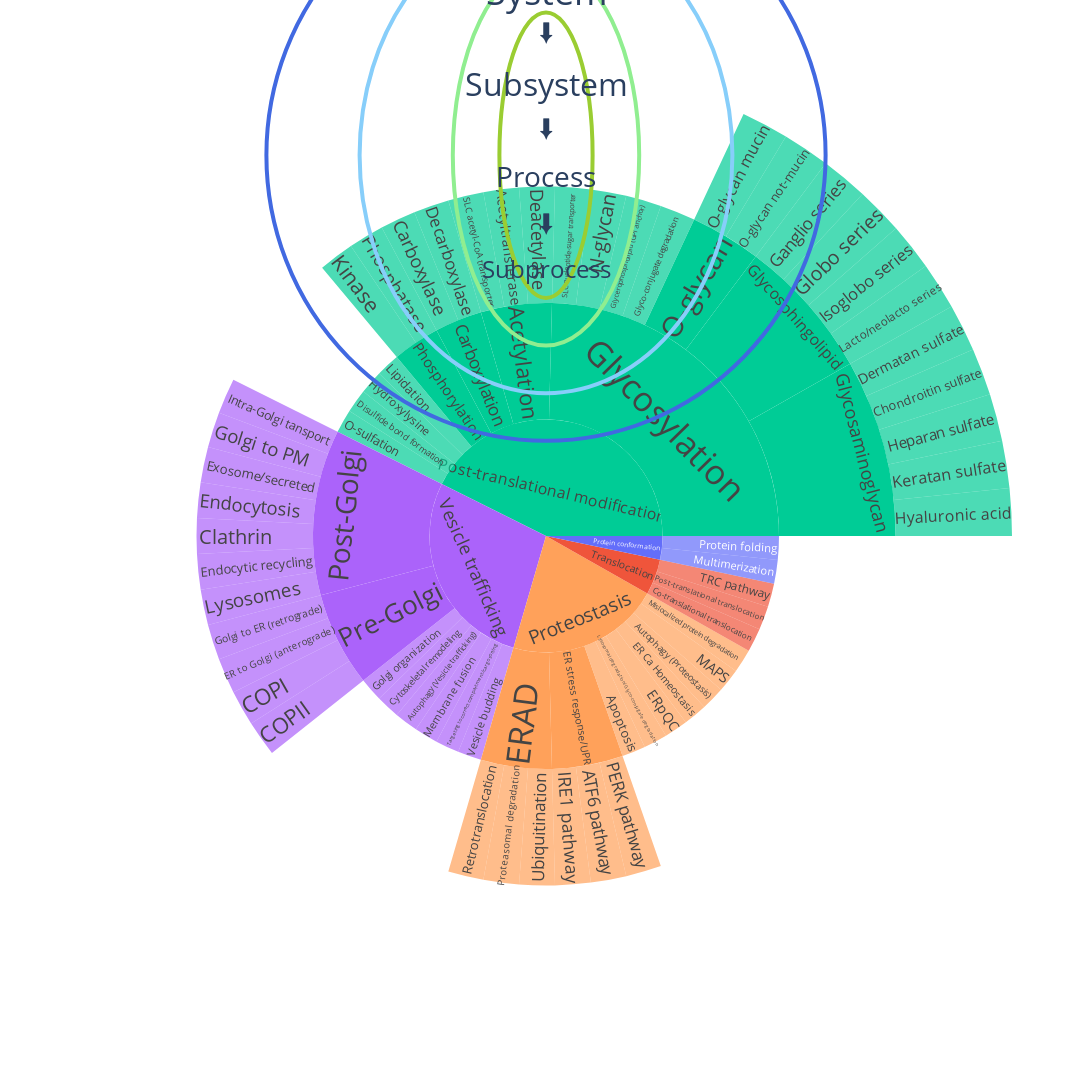

Notebook cell for this chart:
### Code cell
# Generate the Sunburst Plot
fig = px.sunburst(ontology, path=['System', 'Subsystem', 'Process', 'Subprocess'],
                  color='System',
                  color_discrete_map=system_colors)

# Add custom annotations for hierarchy legend with downward arrows
annotations = [
    dict(x=0.5, y=1.1, showarrow=False, text="System", font=dict(size=36), xanchor='center'),
    dict(x=0.5, y=1.05, showarrow=False, text="⬇", font=dict(size=24), xanchor='center'),
    dict(x=0.5, y=1, showarrow=False, text="Subsystem", font=dict(size=32), xanchor='center'),
    dict(x=0.5, y=0.95, showarrow=False, text="⬇", font=dict(size=24), xanchor='center'),
    dict(x=0.5, y=0.9, showarrow=False, text="Process", font=dict(size=28), xanchor='center'),
    dict(x=0.5, y=0.85, showarrow=False, text="⬇", font=dict(size=24), xanchor='center'),
    dict(x=0.5, y=0.8, showarrow=False, text="Subprocess", font=dict(size=24), xanchor='center')
]

# Add circles to reflect the hierarchy (from largest to smallest)
shapes = [
    dict(type="circle", xref="paper", yref="paper", 
         x0=0.2, y0=0.6, x1=0.8, y1=1.2,
         line=dict(color="RoyalBlue", width=4)),
    dict(type="circle", xref="paper", yref="paper", 
         x0=0.3, y0=0.65, x1=0.7, y1=1.15,
         line=dict(color="LightSkyBlue", width=4)),
    dict(type="circle", xref="paper", yref="paper", 
         x0=0.4, y0=0.7, x1=0.6, y1=1.1,
         line=dict(color="LightGreen", width=4)),
    dict(type="circle", xref="paper", yref="paper", 
         x0=0.45, y0=0.75, x1=0.55, y1=1.05,
         line=dict(color="YellowGreen", width=4))
]

# Update the layout to include annotations and shapes
fig.update_layout(
    width=2400,
    height=2000,
    font=dict(size=34),
    plot_bgcolor='rgba(0,0,0,0)',  # Transparent plot background
    paper_bgcolor='rgba(0,0,0,0)',  # Transparent paper background
    annotations=annotations,  # Add custom annotations
    shapes=shapes  # Add circles representing the hierarchy
)

# Save as interactive HTML and SVG files
fig.write_html("Plots/sunburst_subsystems.html")
fig.write_image("Plots/sunburst_subsystems.svg", format='svg', width=1200, height=1000)

# Show the plot
fig.show()

### Figure 1 — Plotly figure (JSON) as saved in the notebook; plotly's stock layout.template omitted (floating-point values rounded to 4 significant figures)
{"data": [{"branchvalues": "total", "customdata": [["Vesicle trafficking"], ["Proteostasis"], ["Vesicle trafficking"], ["Vesicle trafficking"], ["Post-translational modifications"], ["Post-translational modifications"], ["Post-translational modifications"], ["Post-translational modifications"], ["Vesicle trafficking"], ["Vesicle trafficking"], ["Vesicle trafficking"], ["Post-translational modifications"], ["Post-translational modifications"], ["Vesicle trafficking"], ["Post-translational modifications"], ["Vesicle trafficking"], ["Vesicle trafficking"], ["Vesicle trafficking"], ["Post-translational modifications"], ["Post-translational modifications"], ["Post-translational modifications"], ["Post-translational modifications"], ["Post-translational modifications"], ["Proteostasis"], ["Post-translational modifications"], ["Post-translational modifications"], ["Post-translational modifications"], ["Post-translational modifications"], ["Proteostasis"], ["Proteostasis"], ["Proteostasis"], ["Post-translational modifications"], ["Post-translational modifications"], ["Post-translational modifications"], ["Vesicle trafficking"], ["Post-translational modifications"], ["Proteostasis"], ["Proteostasis"], ["Post-translational modifications"], ["Post-translational modifications"], ["Post-translational modifications"], ["Post-translational modifications"], ["Post-translational modifications"], ["Post-translational modifications"], ["Proteostasis"], ["Post-translational modifications"], ["Post-translational modifications"], ["Vesicle trafficking"], ["Post-translational modifications"], ["Proteostasis"], ["Proteostasis"], ["Proteostasis"], ["Proteostasis"], ["Post-translational modifications"], ["Vesicle trafficking"], ["Translocation"], ["Post-translational modifications"], ["Vesicle trafficking"], ["Proteostasis"], ["Proteostasis"], ["Vesicle trafficking"], ["Proteostasis"], ["Protein conformation"], ["Post-translational modifications"], ["Post-translational modifications"], ["Vesicle trafficking"], ["Translocation"], ["Vesicle trafficking"], ["Protein conformation"], ["Translocation"], ["Vesicle trafficking"], ["Vesicle trafficking"], ["Post-translational modifications"], ["Protein conformation"], ["Proteostasis"], ["Translocation"], ["Vesicle trafficking"]], "domain": {"x": [0, 1], "y": [0, 1]}, "hovertemplate": "labels=%{label}<br>count=%{value}<br>parent=%{parent}<br>id=%{id}<br>System=%{customdata[0]}<extra></extra>", "ids": ["Vesicle trafficking/Post-Golgi/Intra-Golgi tansport", "Proteostasis/ER stress response/UPR/IRE1 pathway", "Vesicle trafficking/Post-Golgi/Golgi to PM", "Vesicle trafficking/Pre-Golgi/Golgi to ER (retrograde)", "Post-translational modifications/Glycosylation/Glycosphingolipid", "Post-translational modifications/Glycosylation/Glycosaminoglycan", "Post-translational modifications/Glycosylation/Glyco-conjugate degradation", "Post-translational modifications/Glycosylation/Glycerophospholipid (GPI anchor)", "Vesicle trafficking/Post-Golgi/Exosome/secreted", "Vesicle trafficking/Post-Golgi/Endocytosis", "Vesicle trafficking/Pre-Golgi/ER to Golgi (anterograde)", "Post-translational modifications/Carboxylation/Decarboxylase", "Post-translational modifications/Acetylation/Deacetylase", "Vesicle trafficking/Post-Golgi/Clathrin", "Post-translational modifications/Carboxylation/Carboxylase", "Vesicle trafficking/Post-Golgi/Endocytic recycling", "Vesicle trafficking/Pre-Golgi/COPI", "Vesicle trafficking/Pre-Golgi/COPII", "Post-translational modifications/Glycosylation/Glycosaminoglycan/Hyaluronic acid", "Post-translational modifications/Glycosylation/Glycosaminoglycan/Keratan sulfate", "Post-translational modifications/Glycosylation/Glycosphingolipid/Lacto/neolacto series", "Post-translational modifications/Glycosylation/Glycosphingolipid/Isoglobo series", "Post-translational modifications/Glycosylation/O-glycan/O-glycan not-mucin", "Proteostasis/ER stress response/UPR/ATF6 pathway", "Post-translational modifications/Acetylation/Acetyltransferase", "Post-translational modifications/Glycosylation/O-glycan/O-glycan mucin", "Post-translational modifications/Glycosylation/Glycosaminoglycan/Heparan sulfate", "Post-translational modifications/Glycosylation/Glycosphingolipid/Globo series", "Proteostasis/ERAD/Retrotranslocation", "Proteostasis/ER stress response/UPR/PERK pathway", "Proteostasis/ERAD/Proteasomal degradation", "Post-translational modifications/Phosphorylation/Phosphatase", "Post-translational modifications/Glycosylation/O-glycan", "Post-translational modifications/Acetylation", "Vesicle trafficking/Post-Golgi/Lysosomes", "Post-translational modifications/Phosphorylation/Kinase", "Proteostasis/ERAD/Ubiquitination", "Proteostasis/Apoptosis", "Post-translational modifications/Acetylation/SLC acetyl-CoA transporter", "Post-translational modifications/Glycosylation/N-glycan", "Post-translational modifications/Glycosylation/SLC nucleotide-sugar transporter", "Post-translational modifications/Glycosylation/Glycosaminoglycan/Chondroitin sulfate", "Post-translational modifications/Glycosylation/Glycosphingolipid/Ganglio series", "Post-translational modifications/Glycosylation/Glycosaminoglycan/Dermatan sulfate", "Proteostasis/Lysosomal degradation/Glyco-conjugate degradation", "Post-translational modifications/Lipidation", "Post-translational modifications/Hydroxylysine", "Vesicle trafficking/Golgi organization", "Post-translational modifications/Glycosylation", "Proteostasis/ERpQC", "Proteostasis/ERAD", "Proteostasis/ER stress response/UPR", "Proteostasis/ER Ca Homeostasis", "Post-translational modifications/Disulfide bond formation", "Vesicle trafficking/Cytoskeletal remodeling", "Translocation/Co-translational translocation", "Post-translational modifications/Carboxylation", "Vesicle trafficking/Autophagy (Vesicle trafficking)", "Proteostasis/Autophagy (Proteostasis)", "Proteostasis/MAPS", "Vesicle trafficking/Membrane fusion", "Proteostasis/Mislocalized protein degradation", "Protein conformation/Multimerization", "Post-translational modifications/O-sulfation", "Post-translational modifications/Phosphorylation", "Vesicle trafficking/Post-Golgi", "Translocation/Post-translational translocation", "Vesicle trafficking/Pre-Golgi", "Protein conformation/Protein folding", "Translocation/TRC pathway", "Vesicle trafficking/Targeting to correct compartment/cargo sorting", "Vesicle trafficking/Vesicle budding", "Post-translational modifications", "Protein conformation", "Proteostasis", "Translocation", "Vesicle trafficking"], "labels": ["Intra-Golgi tansport", "IRE1 pathway", "Golgi to PM", "Golgi to ER (retrograde)", "Glycosphingolipid", "Glycosaminoglycan", "Glyco-conjugate degradation", "Glycerophospholipid (GPI anchor)", "Exosome/secreted", "Endocytosis", "ER to Golgi (anterograde)", "Decarboxylase", "Deacetylase", "Clathrin", "Carboxylase", "Endocytic recycling", "COPI", "COPII", "Hyaluronic acid", "Keratan sulfate", "Lacto/neolacto series", "Isoglobo series", "O-glycan not-mucin", "ATF6 pathway", "Acetyltransferase", "O-glycan mucin", "Heparan sulfate", "Globo series", "Retrotranslocation", "PERK pathway", "Proteasomal degradation", "Phosphatase", "O-glycan", "Acetylation", "Lysosomes", "Kinase", "Ubiquitination", "Apoptosis", "SLC acetyl-CoA transporter", "N-glycan", "SLC nucleotide-sugar transporter", "Chondroitin sulfate", "Ganglio series", "Dermatan sulfate", "Lysosomal degradation/Glyco-conjugate degradation", "Lipidation", "Hydroxylysine", "Golgi organization", "Glycosylation", "ERpQC", "ERAD", "ER stress response/UPR", "ER Ca Homeostasis", "Disulfide bond formation", "Cytoskeletal remodeling", "Co-translational translocation", "Carboxylation", "Autophagy (Vesicle trafficking)", "Autophagy (Proteostasis)", "MAPS", "Membrane fusion", "Mislocalized protein degradation", "Multimerization", "O-sulfation", "Phosphorylation", "Post-Golgi", "Post-translational translocation", "Pre-Golgi", "Protein folding", "TRC pathway", "Targeting to correct compartment/cargo sorting", "Vesicle budding", "Post-translational modifications", "Protein conformation", "Proteostasis", "Translocation", "Vesicle trafficking"], "marker": {"colors": ["#AB63FA", "#FFA15A", "#AB63FA", "#AB63FA", "#00CC96", "#00CC96", "#00CC96", "#00CC96", "#AB63FA", "#AB63FA", "#AB63FA", "#00CC96", "#00CC96", "#AB63FA", "#00CC96", "#AB63FA", "#AB63FA", "#AB63FA", "#00CC96", "#00CC96", "#00CC96", "#00CC96", "#00CC96", "#FFA15A", "#00CC96", "#00CC96", "#00CC96", "#00CC96", "#FFA15A", "#FFA15A", "#FFA15A", "#00CC96", "#00CC96", "#00CC96", "#AB63FA", "#00CC96", "#FFA15A", "#FFA15A", "#00CC96", "#00CC96", "#00CC96", "#00CC96", "#00CC96", "#00CC96", "#FFA15A", "#00CC96", "#00CC96", "#AB63FA", "#00CC96", "#FFA15A", "#FFA15A", "#FFA15A", "#FFA15A", "#00CC96", "#AB63FA", "#EF553B", "#00CC96", "#AB63FA", "#FFA15A", "#FFA15A", "#AB63FA", "#FFA15A", "#636EFA", "#00CC96", "#00CC96", "#AB63FA", "#EF553B", "#AB63FA", "#636EFA", "#EF553B", "#AB63FA", "#AB63FA", "#00CC96", "#636EFA", "#FFA15A", "#EF553B", "#AB63FA"]}, "name": "", "parents": ["Vesicle trafficking/Post-Golgi", "Proteostasis/ER stress response/UPR", "Vesicle trafficking/Post-Golgi", "Vesicle trafficking/Pre-Golgi", "Post-translational modifications/Glycosylation", "Post-translational modifications/Glycosylation", "Post-translational modifications/Glycosylation", "Post-translational modifications/Glycosylation", "Vesicle trafficking/Post-Golgi", "Vesicle trafficking/Post-Golgi", "Vesicle trafficking/Pre-Golgi", "Post-translational modifications/Carboxylation", "Post-translational modifications/Acetylation", "Vesicle trafficking/Post-Golgi", "Post-translational modifications/Carboxylation", "Vesicle trafficking/Post-Golgi", "Vesicle trafficking/Pre-Golgi", "Vesicle trafficking/Pre-Golgi", "Post-translational modifications/Glycosylation/Glycosaminoglycan", "Post-translational modifications/Glycosylation/Glycosaminoglycan", "Post-translational modifications/Glycosylation/Glycosphingolipid", "Post-translational modifications/Glycosylation/Glycosphingolipid", "Post-translational modifications/Glycosylation/O-glycan", "Proteostasis/ER stress response/UPR", "Post-translational modifications/Acetylation", "Post-translational modifications/Glycosylation/O-glycan", "Post-translational modifications/Glycosylation/Glycosaminoglycan", "Post-translational modifications/Glycosylation/Glycosphingolipid", "Proteostasis/ERAD", "Proteostasis/ER stress response/UPR", "Proteostasis/ERAD", "Post-translational modifications/Phosphorylation", "Post-translational modifications/Glycosylation", "Post-translational modifications", "Vesicle trafficking/Post-Golgi", "Post-translational modifications/Phosphorylation", "Proteostasis/ERAD", "Proteostasis", "Post-translational modifications/Acetylation", "Post-translational modifications/Glycosylation", "Post-translational modifications/Glycosylation", "Post-translational modifications/Glycosylation/Glycosaminoglycan", "Post-translational modifications/Glycosylation/Glycosphingolipid", "Post-translational modifications/Glycosylation/Glycosaminoglycan", "Proteostasis", "Post-translational modifications", "Post-translational modifications", "Vesicle trafficking", "Post-translational modifications", "Proteostasis", "Proteostasis", "Proteostasis", "Proteostasis", "Post-translational modifications", "Vesicle trafficking", "Translocation", "Post-translational modifications", "Vesicle trafficking", "Proteostasis", "Proteostasis", "Vesicle trafficking", "Proteostasis", "Protein conformation", "Post-translational modifications", "Post-translational modifications", "Vesicle trafficking", "Translocation", "Vesicle trafficking", "Protein conformation", "Translocation", "Vesicle trafficking", "Vesicle trafficking", "", "", "", "", ""], "type": "sunburst", "values": [1, 1, 1, 1, 4, 5, 1, 1, 1, 1, 1, 1, 1, 1, 1, 1, 1, 1, 1, 1, 1, 1, 1, 1, 1, 1, 1, 1, 1, 1, 1, 1, 2, 3, 1, 1, 1, 1, 1, 1, 1, 1, 1, 1, 1, 1, 1, 1, 15, 1, 3, 3, 1, 1, 1, 1, 2, 1, 1, 1, 1, 1, 1, 1, 2, 7, 1, 4, 1, 1, 1, 1, 26, 2, 13, 3, 17]}], "layout": {"annotations": [{"font": {"size": 36}, "showarrow": false, "text": "System", "x": 0.5, "xanchor": "center", "y": 1.1}, {"font": {"size": 24}, "showarrow": false, "text": "⬇", "x": 0.5, "xanchor": "center", "y": 1.05}, {"font": {"size": 32}, "showarrow": false, "text": "Subsystem", "x": 0.5, "xanchor": "center", "y": 1}, {"font": {"size": 24}, "showarrow": false, "text": "⬇", "x": 0.5, "xanchor": "center", "y": 0.95}, {"font": {"size": 28}, "showarrow": false, "text": "Process", "x": 0.5, "xanchor": "center", "y": 0.9}, {"font": {"size": 24}, "showarrow": false, "text": "⬇", "x": 0.5, "xanchor": "center", "y": 0.85}, {"font": {"size": 24}, "showarrow": false, "text": "Subprocess", "x": 0.5, "xanchor": "center", "y": 0.8}], "font": {"size": 34}, "height": 2000, "legend": {"tracegroupgap": 0}, "margin": {"t": 60}, "paper_bgcolor": "rgba(0, 0, 0, 0)", "plot_bgcolor": "rgba(0, 0, 0, 0)", "shapes": [{"line": {"color": "RoyalBlue", "width": 4}, "type": "circle", "x0": 0.2, "x1": 0.8, "xref": "paper", "y0": 0.6, "y1": 1.2, "yref": "paper"}, {"line": {"color": "LightSkyBlue", "width": 4}, "type": "circle", "x0": 0.3, "x1": 0.7, "xref": "paper", "y0": 0.65, "y1": 1.15, "yref": "paper"}, {"line": {"color": "LightGreen", "width": 4}, "type": "circle", "x0": 0.4, "x1": 0.6, "xref": "paper", "y0": 0.7, "y1": 1.1, "yref": "paper"}, {"line": {"color": "YellowGreen", "width": 4}, "type": "circle", "x0": 0.45, "x1": 0.55, "xref": "paper", "y0": 0.75, "y1": 1.05, "yref": "paper"}], "width": 2400}}
